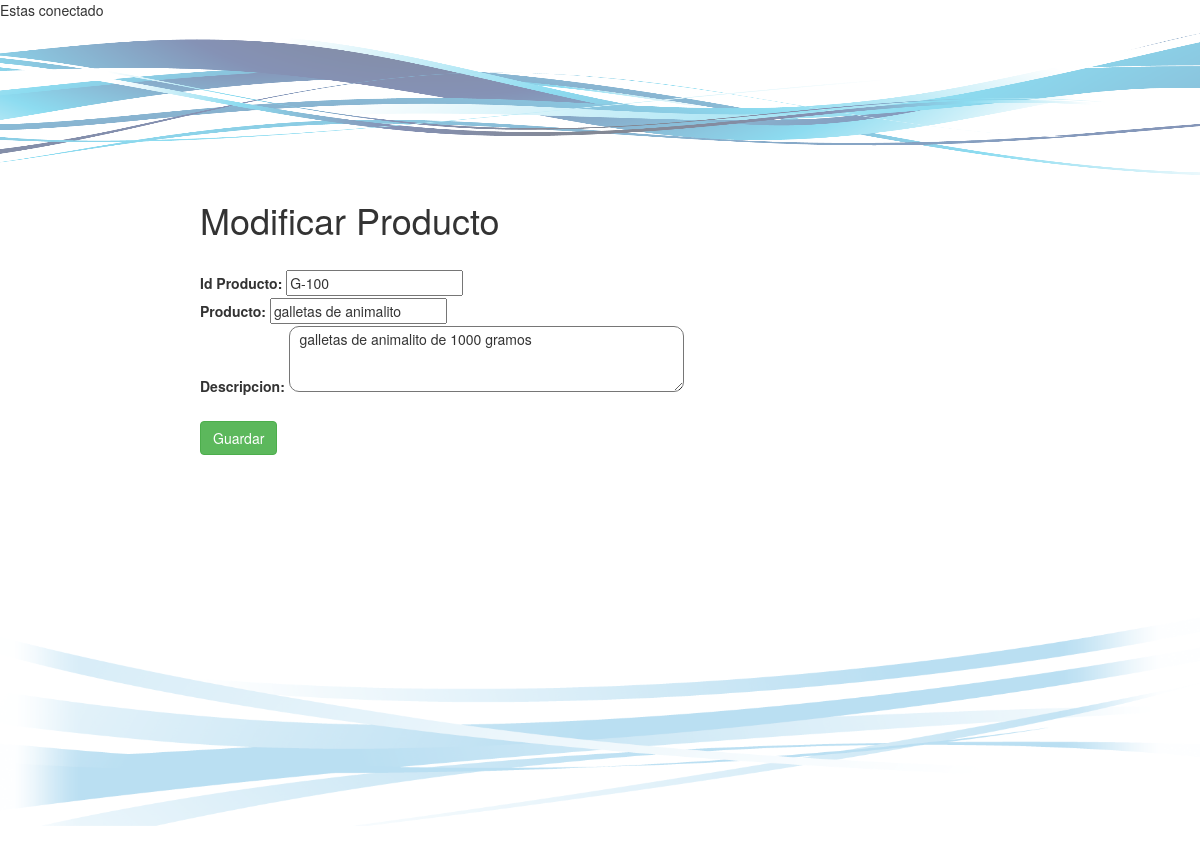
/modif_prod1.php?no=9, run on the app's committed database.
### tables this page shows
CREATE TABLE `productos` (
  `no` int(11) NOT NULL AUTO_INCREMENT,
  `id_producto` varchar(20) NOT NULL,
  `nombre` varchar(30) NOT NULL,
  `descripcion` text NOT NULL,
  PRIMARY KEY (`no`)
);

### modif_prod1.php (the view, shortened to what this page needs)
<?php
  $consulta=ConsultarProducto($_GET['no']);
  function ConsultarProducto( $no_prod )
  {
   include 'conexion.php';
   $sentencia="SELECT * FROM productos WHERE no='".$no_prod."' ";
   $resultado= $conexion->query($sentencia) or die ("Error al consultar producto".mysqli_error($conexion));
   $fila=$resultado->fetch_assoc();
   return [
    $fila['id_producto'],
    $fila['nombre'],
    $fila['descripcion']
   ];
  }
?>
<!DOCTYPE html>
<html>
<head>
<link href="css/bootstrap.css" rel="stylesheet" type="text/css">
</head>
<body>
<div class="todo">
  <div id="cabecera">
  	<img src="images/swirl.png" width="1188" id="img1">
  </div>
  <div id="contenido">
  	<div style="margin: auto; width: 800px; border-collapse: separate; border-spacing: 10px 5px;">
  		<span> <h1>Modificar Producto</h1> </span>
  		<br>
	  <form action="modif_prod2.php" method="POST" style="border-collapse: separate; border-spacing: 10px 5px;">
  		<label>Id Producto: </label>
  		<input type="text" id="id_producto" name="id_producto" value="<?php echo $consulta[0] ?>" ><br>
  		<label>Producto: </label>
  		<input type="text" id="producto" name="producto" value="<?php echo $consulta[1] ?>"><br>
  		<label>Descripcion: </label>
  		<textarea style="border-radius: 10px;" rows="3" cols="50" name="descripcion"> <?php echo $consulta[2] ?>  </textarea><br>
  		<br>
  		<button type="submit" class="btn btn-success">Guardar</button>
     </form>
  	</div>
  </div>
	<div id="footer">
  		<img src="images/swirl2.png" id="img2">
  	</div>
</div>
</body>
</html>

### css/mycss.css (style rules this page uses)
#cabecera { opacity: 1; text-align: center; }
#contenido { min-height: 401px; }
#img1 { height: 20%; width: 100%; }
#img2 { height: 30%; width: 100%; }

### data on the page
productos: id_producto "G-100", producto "galletas de animalito", descripcion "galletas de animalito de 1000 gramos"
